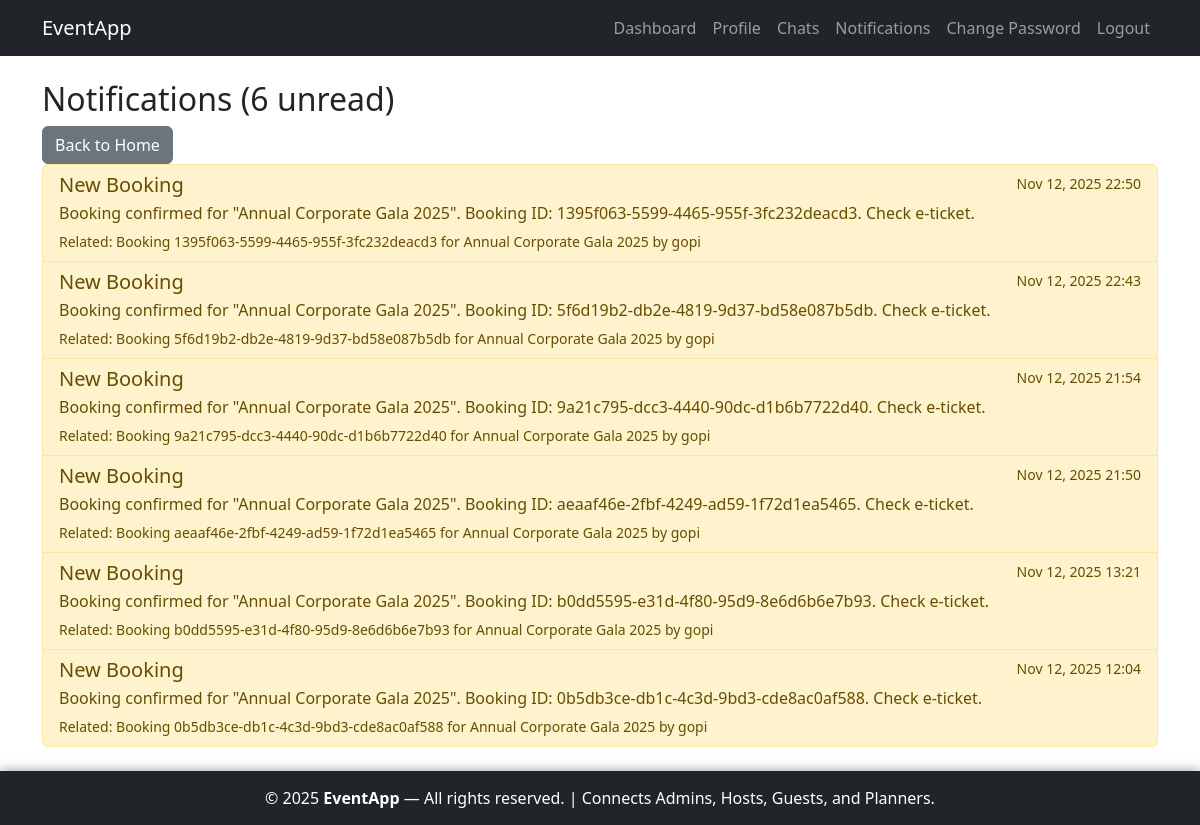
The page /notifications/ (signed in) on the database its author committed.
### notifications/models.py (models this page shows, shortened)
class Notification(models.Model):
    TYPE_CHOICES = [
        ('proposal_submitted', 'Proposal Submitted'),
        ('proposal_accepted', 'Proposal Accepted'),
        ('booking_created', 'New Booking'),
        ('event_created', 'New Event'),
        ('general', 'General Alert'),
    ]
    recipient = models.ForeignKey(settings.AUTH_USER_MODEL, on_delete=models.CASCADE, related_name='notifications')
    notification_type = models.CharField(max_length=20, choices=TYPE_CHOICES)
    message = models.TextField()
    related_object_id = models.PositiveIntegerField(null=True, blank=True)  # e.g., Proposal/Booking ID
    related_model = models.CharField(max_length=50, null=True, blank=True)  # e.g., 'host.proposal'
    is_read = models.BooleanField(default=False)
    created_at = models.DateTimeField(auto_now_add=True)
    class Meta:
        ordering = ['-created_at']
    @property
    def related_object(self):
        if self.related_object_id and self.related_model:
            model_class = apps.get_model(self.related_model)
            return model_class.objects.get(id=self.related_object_id)
        return None

### guest/models.py (models this page shows, shortened)
class Booking(models.Model):
    STATUS_CHOICES = [
        ('confirmed', 'Confirmed'),
        ('cancelled', 'Cancelled'),
    ]
    guest = models.ForeignKey(
        settings.AUTH_USER_MODEL,
        on_delete=models.CASCADE,
        related_name='bookings'
    )
    event = models.ForeignKey(
        'host.Event',
        on_delete=models.CASCADE,
        related_name='bookings'
    )
    booking_id = models.UUIDField(default=uuid.uuid4, editable=False, unique=True)
    ticket_quantity = models.PositiveIntegerField(default=1)
    total_amount = models.DecimalField(max_digits=10, decimal_places=2)
    status = models.CharField(max_length=10, choices=STATUS_CHOICES, default='confirmed')
    qrcode = models.ImageField(upload_to='qrcodes/', blank=True, null=True)
    created_at = models.DateTimeField(auto_now_add=True)
    is_used = models.BooleanField(default=False)
    scanned_at = models.DateTimeField(null=True, blank=True)
    class Meta:
        ordering = ['-created_at']
    def __str__(self):
        return f"Booking {self.booking_id} for {self.event.name} by {self.guest.username}"

### host/models.py (models this page shows, shortened)
class Event(models.Model):
    NEEDS_CHOICES = [
        ('catering', 'Catering'),
        ('decorations', 'Decorations'),
        ('photography', 'Photography'),
        ('music', 'Music/DJ'),
        ('venue', 'Venue Setup'),
        ('other', 'Other'),
    ]
    host = models.ForeignKey(settings.AUTH_USER_MODEL, on_delete=models.CASCADE, related_name='events')
    name = models.CharField(max_length=255)
    start_date = models.DateTimeField()
    end_date = models.DateTimeField()
    budget = models.DecimalField(max_digits=10, decimal_places=2)
    guest_count = models.PositiveIntegerField()
    needs = models.CharField(max_length=255, blank=True)
    banner = models.ImageField(upload_to='events/', blank=True, null=True)
    venue_details = models.TextField(blank=True)
    created_at = models.DateTimeField(auto_now_add=True)
    updated_at = models.DateTimeField(auto_now=True)
    class Meta:
        ordering = ['-created_at']

### accounts/models.py (models this page shows, shortened)
class CustomUser(AbstractUser):
    ROLE_CHOICES = [
        ('planner', 'Planner'),
        ('guest', 'Guest'),
        ('host', 'Host'),
    ]
    role = models.CharField(
        max_length=10, choices=ROLE_CHOICES, blank=True, null=True,
        help_text="User role (None for superusers/admins)"
    )
    full_name = models.CharField(max_length=255, blank=True)
    email = models.EmailField(unique=True, blank=False)  # Enforced required in forms
    mobile_number = models.CharField(max_length=10, blank=True)
    address = models.TextField(blank=True)
    profile_picture = models.ImageField(upload_to='profiles/', blank=True, null=True)
    is_approved = models.BooleanField(default=False, help_text="For planners/guests only")

### notifications/views.py (the view)
# urls.py: path('', views.NotificationListView.as_view(), name='notification_list'),
class NotificationListView(LoginRequiredMixin, ListView):
    model = Notification
    template_name = 'notifications/notification_list.html'
    context_object_name = 'notifications'
    paginate_by = 10
    def get_queryset(self):
        return Notification.objects.filter(recipient=self.request.user).order_by('-created_at')
    def get_context_data(self, **kwargs):
        context = super().get_context_data(**kwargs)
        unread_count = Notification.objects.filter(recipient=self.request.user, is_read=False).count()
        context['unread_count'] = unread_count
        return context

### notifications/templates/notifications/notification_list.html (shortened to what this page needs)
{% extends 'accounts/base.html' %}
{% block content %}
<div class="row">
    <div class="col-12">
        <h2>Notifications ({{ unread_count }} unread)</h2>
        <a href="{% url 'accounts:home' %}" class="btn btn-secondary">Back to Home</a>
    </div>
</div>
<div class="row">
    <div class="col-12">
        <div class="list-group">
            {% for notification in notifications %}
            <a href="{% url 'notifications:notification_detail' notification.pk %}" class="list-group-item list-group-item-action {% if not notification.is_read %}list-group-item-warning{% endif %}">
                <div class="d-flex w-100 justify-content-between">
                    <h5 class="mb-1">{{ notification.get_notification_type_display }}</h5>
                    <small>{{ notification.created_at|date:"M d, Y H:i" }}</small>
                </div>
                <p class="mb-1">{{ notification.message|truncatewords:20 }}</p>
                {% if notification.related_object %}
                    <small>Related: {{ notification.related_object }}</small>
                {% endif %}
            </a>
            {% empty %}
            <div class="alert alert-info">No notifications yet.</div>
            {% endfor %}
        </div>
    </div>
</div>
{% endblock %}

### accounts/templates/accounts/base.html (style rules this page uses)
html, body { height: 100%; margin: 0; }
body { display: flex; flex-direction: column; min-height: 100vh; }

### rows shown on the page
Notification: notification_type "New Booking", created_at "Nov 12, 2025 22:50", message "Booking confirmed for \"Annual Corporate Gala 2025\". Booking ID: 1395f063-5599-4465-955f-3fc232deacd3. Check e-ticket.", related_object "Booking 1395f063-5599-4465-955f-3fc232deacd3 for Annual Corporate Gala 2025 by gopi"
Notification: notification_type "New Booking", created_at "Nov 12, 2025 22:43", message "Booking confirmed for \"Annual Corporate Gala 2025\". Booking ID: 5f6d19b2-db2e-4819-9d37-bd58e087b5db. Check e-ticket.", related_object "Booking 5f6d19b2-db2e-4819-9d37-bd58e087b5db for Annual Corporate Gala 2025 by gopi"
Notification: notification_type "New Booking", created_at "Nov 12, 2025 21:54", message "Booking confirmed for \"Annual Corporate Gala 2025\". Booking ID: 9a21c795-dcc3-4440-90dc-d1b6b7722d40. Check e-ticket.", related_object "Booking 9a21c795-dcc3-4440-90dc-d1b6b7722d40 for Annual Corporate Gala 2025 by gopi"
Notification: notification_type "New Booking", created_at "Nov 12, 2025 21:50", message "Booking confirmed for \"Annual Corporate Gala 2025\". Booking ID: aeaaf46e-2fbf-4249-ad59-1f72d1ea5465. Check e-ticket.", related_object "Booking aeaaf46e-2fbf-4249-ad59-1f72d1ea5465 for Annual Corporate Gala 2025 by gopi"
Notification: notification_type "New Booking", created_at "Nov 12, 2025 13:21", message "Booking confirmed for \"Annual Corporate Gala 2025\". Booking ID: b0dd5595-e31d-4f80-95d9-8e6d6b6e7b93. Check e-ticket.", related_object "Booking b0dd5595-e31d-4f80-95d9-8e6d6b6e7b93 for Annual Corporate Gala 2025 by gopi"
Notification: notification_type "New Booking", created_at "Nov 12, 2025 12:04", message "Booking confirmed for \"Annual Corporate Gala 2025\". Booking ID: 0b5db3ce-db1c-4c3d-9bd3-cde8ac0af588. Check e-ticket.", related_object "Booking 0b5db3ce-db1c-4c3d-9bd3-cde8ac0af588 for Annual Corporate Gala 2025 by gopi"

### other values the page prints
{{ unread_count }} "6"
